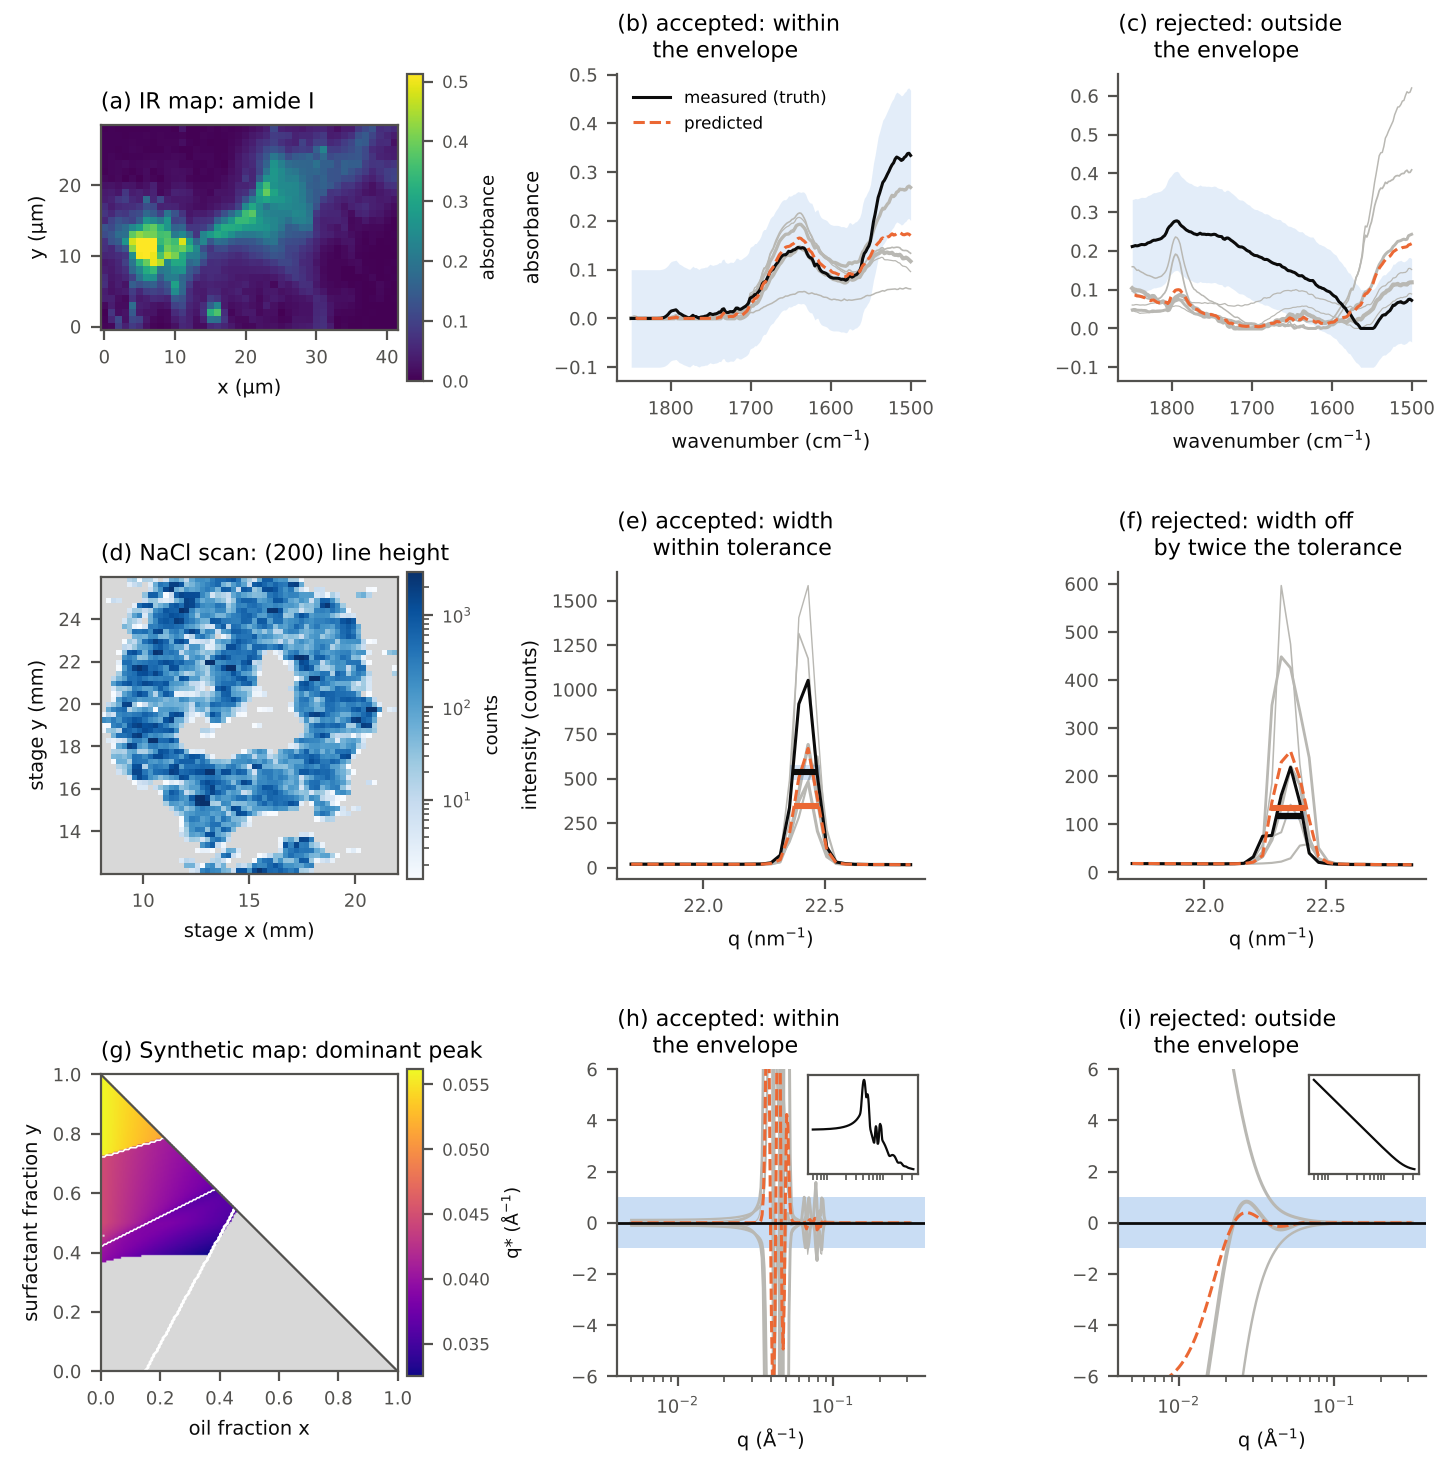

Here is the Python script that generated this plot:
"""
Figure 3: the three datasets and what their claims accept and reject.
Each row is one dataset: the map of the quantity the claims speak to, a site whose prediction the claim
accepts, and one it rejects (black: measured truth; orange dashed: prediction from the coarser levels;
grey: the natural neighbours that enter it; blue band: the tolerance).

    python manuscript/figures/fig_datasets_claims.py
"""
from __future__ import annotations

import sys
from pathlib import Path

import matplotlib.pyplot as plt
import numpy as np
from matplotlib.colors import LogNorm

FIG = Path(__file__).resolve().parent
sys.path.insert(0, str(FIG))
import fig_claims as FC  # noqa: E402
import fig_datasets as FD  # noqa: E402

INK, INK2 = FD.INK, FD.INK2


def main():
    fig, axs = plt.subplots(3, 3, figsize=(7.2, 7.4), facecolor="white",
                            gridspec_kw=dict(hspace=0.62, wspace=0.62, left=0.07, right=0.99, top=0.95,
                                             bottom=0.07, width_ratios=[1.05, 1, 1]))

    def bar(im, ax, label):
        cb = fig.colorbar(im, ax=ax, fraction=0.05, pad=0.03)
        cb.set_label(label, fontsize=6.5)
        cb.ax.tick_params(labelsize=6)

    # IR
    img, _ = FD.ir_amide()
    ax = axs[0, 0]
    im = ax.imshow(img, origin="lower", cmap="viridis", extent=(-0.5, img.shape[1] - 0.5, -0.5, img.shape[0] - 0.5),
                   vmin=0, vmax=np.nanpercentile(img, 99.5))
    ax.set_xlabel("x (µm)"); ax.set_ylabel("y (µm)")
    ax.set_title("(a) IR map: amide I", loc="left", fontsize=8)
    bar(im, ax, "absorbance")
    FC.ir_panels(axs[0, 1:])

    # NaCl
    _, pres, (xs, ys), _, h = FD.nacl_fwhm()
    ext = (xs[0], xs[-1], ys[0], ys[-1])
    ax = axs[1, 0]
    ax.imshow(np.where(pres, np.nan, 0.0), origin="lower", cmap="Greys", vmin=-1, vmax=3, extent=ext)
    im = ax.imshow(h, origin="lower", cmap="Blues", extent=ext,
                   norm=LogNorm(vmin=np.nanpercentile(h, 2), vmax=np.nanpercentile(h, 99.5)))
    ax.set_xlabel("stage x (mm)"); ax.set_ylabel("stage y (mm)")
    ax.set_title("(d) NaCl scan: (200) line height", loc="left", fontsize=8)
    bar(im, ax, "counts")
    FC.nacl_panels(axs[1, 1:])

    # synthetic
    _, img, _, X, Y = FD.saxs_map()
    ax = axs[2, 0]
    ax.imshow(np.where(np.isnan(img) & (X + Y <= 1), 0.0, np.nan), origin="lower", cmap="Greys", vmin=-1, vmax=3,
              extent=(0, 1, 0, 1))
    im = ax.imshow(img, origin="lower", cmap="plasma", extent=(0, 1, 0, 1))
    lab = FD.SF.classify(X, Y).astype(float)
    lab[lab < 0] = np.nan
    ax.contour(X, Y, lab, levels=[0.5, 1.5, 2.5], colors="white", linewidths=0.6)
    ax.plot([0, 1], [1, 0], color=INK2, lw=0.8)
    ax.set_xlim(0, 1); ax.set_ylim(0, 1)
    ax.set_xlabel("oil fraction x"); ax.set_ylabel("surfactant fraction y")
    ax.set_title("(g) Synthetic map: dominant peak", loc="left", fontsize=8)  # phases; the claim is on the profile
    bar(im, ax, "q* (Å$^{-1}$)")
    FC.saxs_panels(axs[2, 1:])

    titles = {(0, 1): "(b) accepted: within\n     the envelope", (0, 2): "(c) rejected: outside\n     the envelope",
              (1, 1): "(e) accepted: width\n     within tolerance", (1, 2): "(f) rejected: width off\n     by twice the tolerance",
              (2, 1): "(h) accepted: within\n     the envelope", (2, 2): "(i) rejected: outside\n     the envelope"}
    for (r, c), t in titles.items():
        axs[r, c].set_title(t, loc="left", fontsize=8)
        axs[r, c].tick_params(labelsize=6.5)
        axs[r, c].xaxis.label.set_size(7); axs[r, c].yaxis.label.set_size(7)
        if c == 2 or (r, c) == (2, 1):
            axs[r, c].set_ylabel("")
    for r in range(3):
        axs[r, 0].tick_params(labelsize=6.5)
        axs[r, 0].xaxis.label.set_size(7); axs[r, 0].yaxis.label.set_size(7)
    leg = axs[0, 1].get_legend()
    if leg is not None:
        for t in leg.get_texts():
            t.set_fontsize(6)
    fig.savefig(FIG / "fig_datasets_claims.png", dpi=200)
    fig.savefig(FIG / "fig_datasets_claims.pdf")
    print("wrote", FIG / "fig_datasets_claims.png")


if __name__ == "__main__":
    main()
